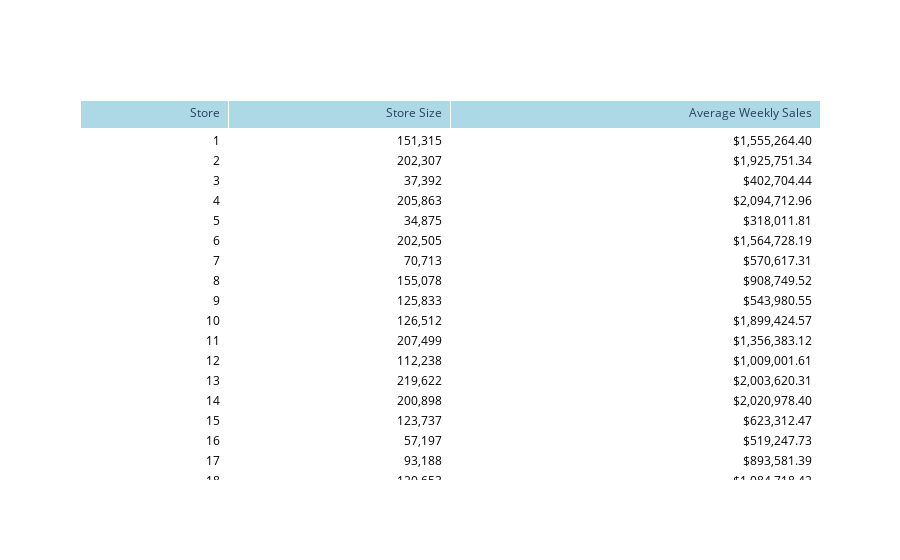

Write notebook code for a chart like this one.
### Code cell
df_weekly_sales = df.copy()

# Convert the store_size column to a string so the total row does not try to coerce a blank to an integer value
df_weekly_sales['store_size'] = df_weekly_sales['store_size'].apply(lambda x: f"{int(x):,}" if x != '' else '')

# Create a separate total_row dataframe
df_total_row = pd.DataFrame([{
    'store_id':'Total',
    'store_size': '',
    'average_weekly_sales_per_store': df_weekly_sales['average_weekly_sales_per_store'].sum()
}])

# Append the total row to the dataframe
df_weekly_sales = pd.concat([df_weekly_sales, df_total_row], ignore_index=True)

# Let's make the total row bold. To do that, each column needs to be of type 
# String so we can apply an HTML tag <b> on it to make it bold.
df_weekly_sales['store_id'] = df_weekly_sales['store_id'].astype(str)
df_weekly_sales['average_weekly_sales_per_store'] = df_weekly_sales['average_weekly_sales_per_store'].apply(lambda x: f"${x:,.2f}" if x != '' else '')

# Now add a bold tag to the total row.  Loop through each column in the last row
# and surround it with the <b></b> tags. Don't be confused by the statement:
# df_weekly_sales.iloc[-1][col]
# This is chaining 2 statements together to fetch the last row first (as a series), then
# fetching the label-based element associated with the variable "col" to get the specific
# element.
for col in df_weekly_sales.columns:
    df_weekly_sales.loc[len(df_weekly_sales)-1, col] = f"<b>{df_weekly_sales.iloc[-1][col]}</b>"

# Format the weekly_sales number to look like currency
#df_weekly_sales['total_weekly_sales': df_weekly_sales['total_weekly_sales'].sum()] = df_weekly_sales['total_weekly_sales'].apply(lambda x: f"${x:,.2f}" if isinstance(x, (int, float)) else x)
#print(df_weekly_sales)

# Create a plotly table from the dataframe
fig_summary = go.Figure(
    data = [go.Table(
        columnwidth=[10, 15, 25],
        header=dict(
            values=["Store", "Store Size", "Average Weekly Sales"],
            fill_color="lightblue",
            align=['right', 'right', 'right']
        ),
        cells=dict(
            values=[df_weekly_sales[col] for col in df_weekly_sales.columns],
            # format=["", "", ",.2f"],
            align=["right","right","right"],
            # prefix=["", "", "$"],
            fill_color=[["white"] * (len(df_weekly_sales)-1) + ["lavender"]] * 3,
            font=dict(color=["black"] * (len(df_weekly_sales)-1) + ["black"])
        ),
    )]
)

fig_summary.show()

### Figure 1 — Plotly figure (JSON) as saved in the notebook; plotly's stock layout.template omitted (floating-point values rounded to 4 significant figures; data arrays with more than 128 entries replaced by an {"elided": "..."} marker saying what was removed)
{"data": [{"cells": {"align": ["right", "right", "right"], "fill": {"color": {"elided": "3x46 str values"}}, "font": {"color": ["black", "black", "black", "black", "black", "black", "black", "black", "black", "black", "black", "black", "black", "black", "black", "black", "black", "black", "black", "black", "black", "black", "black", "black", "black", "black", "black", "black", "black", "black", "black", "black", "black", "black", "black", "black", "black", "black", "black", "black", "black", "black", "black", "black", "black", "black"]}, "values": {"elided": "3x46 str values"}}, "columnwidth": [10, 15, 25], "header": {"align": ["right", "right", "right"], "fill": {"color": "lightblue"}, "values": ["Store", "Store Size", "Average Weekly Sales"]}, "type": "table"}], "layout": {}}
